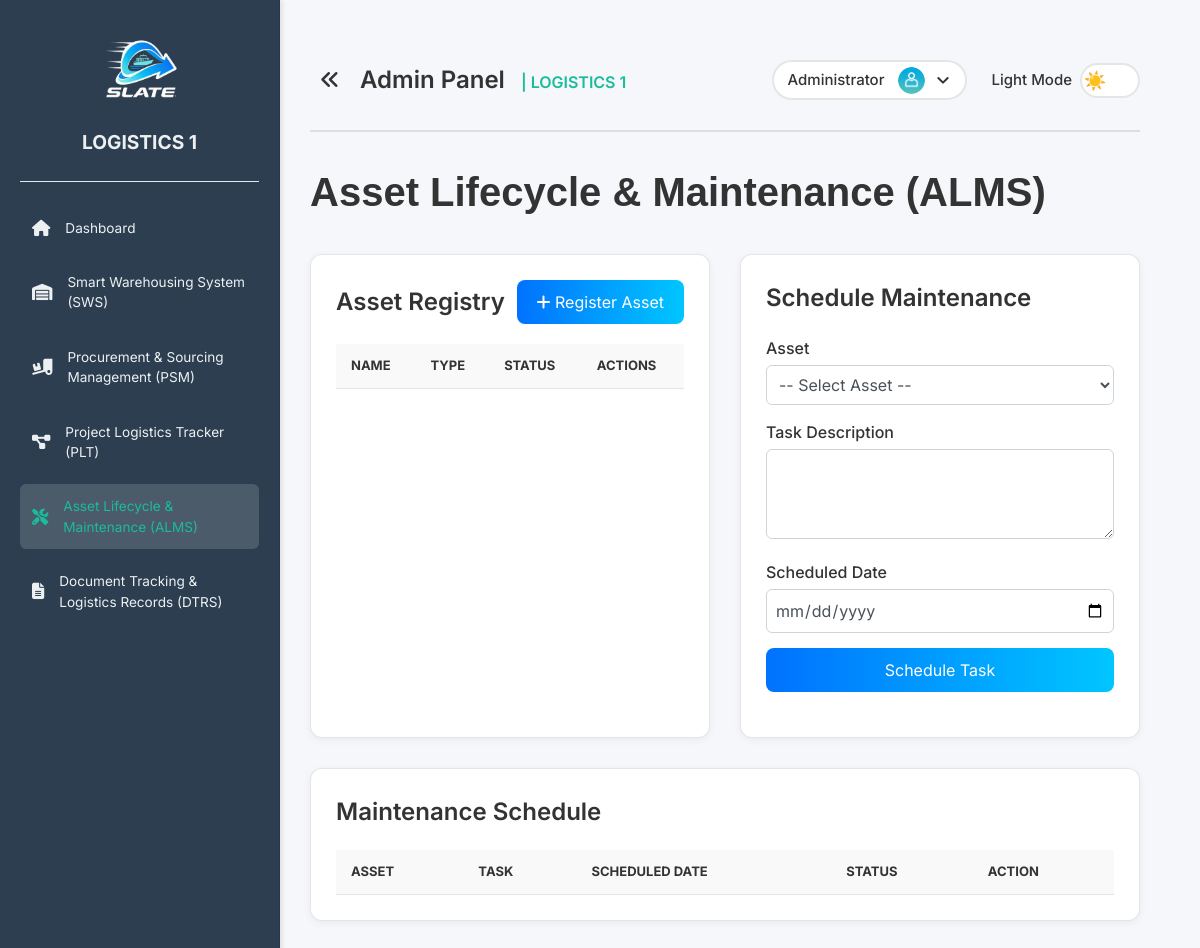
The app's page /pages/asset_lifecycle_maintenance.php (signed in), older data.
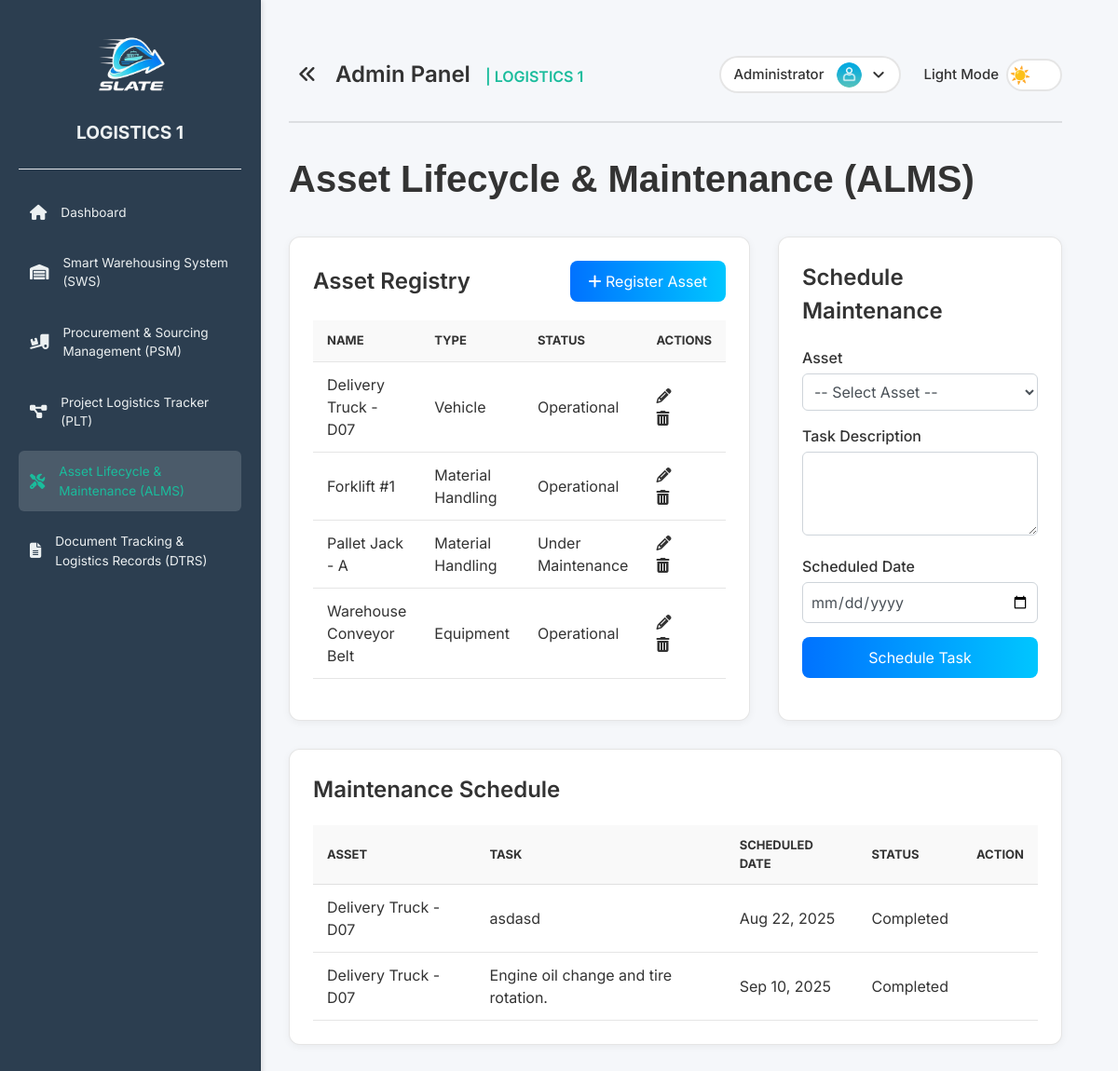
The same page, newer data.
### tables this page shows
CREATE TABLE `assets` (
  `id` int NOT NULL,
  `asset_name` varchar(255) NOT NULL,
  `asset_type` varchar(100) DEFAULT NULL,
  `purchase_date` date DEFAULT NULL,
  `status` varchar(50) DEFAULT 'Operational',
  `created_at` timestamp NULL DEFAULT CURRENT_TIMESTAMP
);

CREATE TABLE `maintenance_schedules` (
  `id` int NOT NULL,
  `asset_id` int NOT NULL,
  `task_description` text NOT NULL,
  `scheduled_date` date DEFAULT NULL,
  `status` varchar(50) DEFAULT 'Scheduled',
  `completed_date` date DEFAULT NULL
);

### includes/functions/asset.php (called while the page is built, shortened)
<?php
function getAllAssets() {
    $conn = getDbConnection();
    $result = $conn->query("SELECT * FROM assets ORDER BY asset_name ASC");
    $assets = $result ? $result->fetch_all(MYSQLI_ASSOC) : [];
    return $assets;
}
function getMaintenanceSchedules() {
    $conn = getDbConnection();
    $sql = "SELECT ms.id, a.asset_name, ms.task_description, ms.scheduled_date, ms.status
            FROM maintenance_schedules ms
            JOIN assets a ON ms.asset_id = a.id
            ORDER BY ms.scheduled_date ASC";
    $result = $conn->query($sql);
    $schedules = $result ? $result->fetch_all(MYSQLI_ASSOC) : [];
    return $schedules;
}
?>

### pages/asset_lifecycle_maintenance.php (the view, shortened to what this page needs)
<?php
require_once '../includes/functions/asset.php';
$assets = getAllAssets();
$schedules = getMaintenanceSchedules();
?>
<!DOCTYPE html>
<html lang="en">
<head>
  <link rel="stylesheet" href="../assets/css/styles.css">
  <link rel="stylesheet" href="../assets/css/sidebar.css">
</head>
<body>
  <div class="sidebar" id="sidebar"> <?php include '../partials/sidebar.php'; ?> </div>
  <div class="main-content-wrapper" id="mainContentWrapper">
    <div class="content" id="mainContent">
      <?php include '../partials/header.php'; ?>
      <h1 class="page-title" style="font-family: 'Inter Tight', sans-serif; font-weight: 600; font-size: 2.5rem; margin-bottom: 2rem;">Asset Lifecycle & Maintenance (ALMS)</h1>
      <div class="alms-grid">
        <div class="card">
          <div style="display: flex; justify-content: space-between; align-items: center;">
            <h2 class="card-title">Asset Registry</h2>
            <?php if ($_SESSION['role'] === 'admin' || $_SESSION['role'] === 'alms'): ?>
            <button type="button" class="btn-add" onclick="openCreateAssetModal()"><i class="fas fa-plus"></i> Register Asset</button>
            <?php endif; ?>
          </div>
          <table class="table">
            <thead><tr><th>Name</th><th>Type</th><th>Status</th><?php if ($_SESSION['role'] === 'admin' || $_SESSION['role'] === 'alms'): ?><th>Actions</th><?php endif; ?></tr></thead>
            <tbody>
              <?php foreach($assets as $asset): ?>
              <tr>
                <td><?php echo htmlspecialchars($asset['asset_name']); ?></td>
                <td><?php echo htmlspecialchars($asset['asset_type']); ?></td>
                <td><?php echo htmlspecialchars($asset['status']); ?></td>
                <?php if ($_SESSION['role'] === 'admin' || $_SESSION['role'] === 'alms'): ?>
                <td class="actions">
                  <a class="edit" onclick='openEditAssetModal(<?php echo json_encode($asset); ?>)'><i class="fas fa-pencil-alt"></i></a>
                  <a class="delete" onclick="confirmDeleteAsset(<?php echo $asset['id']; ?>)"><i class="fas fa-trash-alt"></i></a>
                </td>
                <?php endif; ?>
              </tr>
              <?php endforeach; ?>
            </tbody>
          </table>
        </div>
        <div class="card">
          <h2 class="card-title">Schedule Maintenance</h2>
          <form action="asset_lifecycle_maintenance.php" method="POST">
            <div class="form-group"><label>Asset</label><select name="asset_id_maint" required><option value="">-- Select Asset --</option></select></div>
            <div class="form-group"><label>Task Description</label><textarea name="task_description" rows="3" required></textarea></div>
            <div class="form-group"><label>Scheduled Date</label><input type="date" name="scheduled_date" required></div>
            <button type="submit" class="btn-add" style="width: 100%;">Schedule Task</button>
          </form>
        </div>
      </div>
      <div class="card" style="margin-top: 30px;">
        <h2 class="card-title">Maintenance Schedule</h2>
        <table class="table">
          <thead><tr><th>Asset</th><th>Task</th><th>Scheduled Date</th><th>Status</th><th>Action</th></tr></thead>
          <tbody>
            <?php foreach($schedules as $schedule): ?>
            <tr>
              <td><?php echo htmlspecialchars($schedule['asset_name']); ?></td>
              <td><?php echo htmlspecialchars($schedule['task_description']); ?></td>
              <td><?php echo date('M d, Y', strtotime($schedule['scheduled_date'])); ?></td>
              <td><?php echo htmlspecialchars($schedule['status']); ?></td>
              <td>
              </td>
            </tr>
            <?php endforeach; ?>
          </tbody>
        </table>
      </div>
    </div>
  </div>
</body>
</html>

### partials/sidebar.php (shortened to what this page needs)
<div class="sidebar" id="sidebar">
  <div class="logo">
    <img src="../assets/images/slate1.png" alt="SLATE Logo">
  </div>
  <div class="system-name">LOGISTICS 1</div>
  <br><hr class="border-t border-gray-200"><br>
  <a href="../pages/dashboard.php" class="sidebar-sub-item">
    <i class="fas fa-home sidebar-icon"></i> Dashboard
  </a>
  <?php if ($_SESSION['role'] === 'smart_warehousing' || $_SESSION['role'] === 'admin'): ?>
    <a href="../pages/smart_warehousing.php" class="sidebar-sub-item">
      <i class="fas fa-warehouse sidebar-icon"></i> Smart Warehousing System (SWS)
    </a>
  <?php endif; ?>
  <?php if ($_SESSION['role'] === 'procurement' || $_SESSION['role'] === 'admin'): ?>
    <a href="../pages/procurement_sourcing.php" class="sidebar-sub-item">
      <i class="fas fa-truck-loading sidebar-icon"></i> Procurement & Sourcing Management (PSM)
    </a>
  <?php endif; ?>
  <?php if ($_SESSION['role'] === 'plt' || $_SESSION['role'] === 'admin'): ?>
    <a href="../pages/project_logistics_tracker.php" class="sidebar-sub-item">
      <i class="fas fa-project-diagram sidebar-icon"></i> Project Logistics Tracker (PLT)
    </a>
  <?php endif; ?>
  <?php if ($_SESSION['role'] === 'alms' || $_SESSION['role'] === 'admin'): ?>
    <a href="../pages/asset_lifecycle_maintenance.php" class="sidebar-sub-item">
      <i class="fas fa-tools sidebar-icon"></i> Asset Lifecycle & Maintenance (ALMS)
    </a>
  <?php endif; ?>
  <?php if ($_SESSION['role'] === 'dtrs' || $_SESSION['role'] === 'admin'): ?>
    <a href="../pages/document_tracking_records.php" class="sidebar-sub-item">
      <i class="fas fa-file-alt sidebar-icon"></i> Document Tracking & Logistics Records (DTRS)
    </a>
  <?php endif; ?>
</div>

### partials/header.php (shortened to what this page needs)
<!DOCTYPE html>
<html lang="en">
<head>
  <link rel="stylesheet" href="../assets/css/styles.css">
  <link rel="stylesheet" href="../assets/css/sidebar.css">
  <link rel="stylesheet" href="https://cdnjs.cloudflare.com/ajax/libs/font-awesome/6.7.2/css/all.min.css">
  <script src="https://cdn.tailwindcss.com"></script>
</head>
<body>
  <div class="content" id="mainContent">
    <div class="header">
      <div class="hamburger" id="hamburger">
        <i class="fa-solid fa-angles-left close-icon" id="xmarkIcon"></i>
      </div>
      <div>
        <h1><?php echo ($_SESSION['role'] === 'admin') ? 'Admin Panel' : 'Staff Panel'; ?> <span class="system-title">| LOGISTICS 1</span></h1>
      </div>
        <div class="theme-toggle-container">
            <div class="admin-profile-dropdown">
                <div class="admin-profile flex items-center bg-[var(--card-bg)] rounded-full shadow-[inset_0_0_0_2px_var(--border-color)] p-2 pr-2" id="adminProfileToggle">
                    <span class="admin-name ml-2 mr-1 text-[var(--text-color)]"><?php echo ($_SESSION['role'] === 'admin') ? 'Administrator' : ucfirst($_SESSION['username'] ?? 'User'); ?></span>
                    <img src="../assets/images/admin.png" alt="Admin Avatar" class="admin-avatar h-7 w-7 rounded-full">
                    <svg class="w-4 h-4 text-[var(--text-color)] mr-2" fill="none" stroke="currentColor" viewBox="0 0 24 24" xmlns="http://www.w3.org/2000/svg">
                        <path stroke-linecap="round" stroke-linejoin="round" stroke-width="3" d="M19 9l-7 7-7-7"></path>
                    </svg>
                </div>
            </div>
            <span class="theme-label ml-4"></span>
            <label class="theme-switch">
                <span class="slider"></span>
            </label>
        </div>
    </div>
    <div class="header-line"></div>

### assets/css/styles.css (style rules this page uses)
* { margin: 0; padding: 0; box-sizing: border-box; font-family: 'Inter', sans-serif; }
:root { --bg-color: #f5f7fa; --text-color: #333333; --primary-color: #1abc9c; --accent-color: #00c6ff; --danger-color: #e74c3c; --sidebar-bg: #2c3e50; --sidebar-text: #ecf0f1; --card-bg: #ffffff; --card-border: rgba(0, 0, 0, 0.1); --input-bg: #ffffff; --input-border: #ced4da; --input-text: #495057; --border-color: rgba(0, 0, 0, 0.1); --primary-btn-bg: linear-gradient(to right, #0072ff, #00c6ff); --primary-btn-hover-bg: linear-gradient(to right, #0052cc, #009ee3); --cancel-btn-bg: #e0e0e0; }
body { height: 100vh; display: flex; background: var(--bg-color); color: var(--text-color); transition: background-color 0.5s ease, color 0.5s ease; }
.content { flex: 1; padding: 30px; }
.header { display: flex; justify-content: space-between; align-items: center; margin-bottom: 15px; padding-bottom: 15px; }
.header h1 { font-size: 24px; font-weight: 600; color: var(--text-color); }
.header .system-title { font-size: 16px; font-weight: 600; color: var(--primary-color); margin-left: 10px; }
.header-line { width: 100%; height: 2px; background-color: var(--border-color); margin-bottom: 30px; }
.hamburger { font-size: 20px; cursor: pointer; width: 40px; height: 40px; display: flex; align-items: center; justify-content: center; margin-right: 10px; border-radius: 50%; color: var(--text-color); transition: all 0.5s ease; position: relative; }
.hamburger .hamburger-icon, .hamburger .close-icon { position: absolute; transition: opacity 0.5s ease, transform 0.5s ease; }
.hamburger .close-icon { opacity: 0; transform: rotate(-90deg); }
body.sidebar-active .hamburger .close-icon { opacity: 1; transform: rotate(0deg); }
.admin-profile { display: flex; align-items: center; gap: 10px; cursor: pointer; height: 40px; }
.admin-avatar { width: 27px; height: 27px; object-fit: cover; }
.admin-name, .theme-label { font-size: 15px; font-weight: 500; color: var(--text-color); }
.admin-profile-dropdown { position: relative; display: inline-block; }
.theme-toggle-container { display: flex; align-items: center; margin-left: auto; gap: 8px; }
.theme-switch { position: relative; display: inline-block; width: 60px; height: 35px; }
.slider { position: absolute; cursor: pointer; top: 0; left: 0; right: 0; bottom: 0; background-color: var(--card-bg); box-shadow: inset 0 0 0 2px var(--border-color); transition: .4s; border-radius: 34px; }
.slider:before { position: absolute; content: "🌙"; height: 22px; width: 22px; left: 4px; bottom: 4px; transition: .4s; border-radius: 50%; }
.slider:before { content: '☀️'; display: flex; align-items: center; justify-content: center; font-size: 18px; top: 7px; color: #333; background-color: transparent; }

### assets/css/sidebar.css (style rules this page uses)
html.loaded body { visibility: visible !important; opacity: 1 !important; transition: opacity 0.2s ease-in-out; }
.sidebar { width: 280px; min-width: 250px; background: var(--sidebar-bg); color: var(--sidebar-text); padding: 20px; transition: all 0.5s ease; transform: translateX(0); position: fixed; top: 0; left: 0; height: 100vh; overflow-y: auto; overflow-x: hidden; box-shadow: 2px 0 5px rgba(0,0,0,0.1); border-right: 1px solid var(--border-color); z-index: 50; }
html.loaded .sidebar { opacity: 1; visibility: visible; }
.system-name { font-size: 1.2em; font-weight: bold; text-align: center; }
.logo { text-align: center; margin-bottom: 30px; }
.logo img { width: 100px; height: auto; display: block; margin: 0 auto; max-width: 100%; }
.sidebar a { display: flex; align-items: center; color: var(--sidebar-text); padding: 12px; font-size: 0.85em; margin-bottom: 10px; text-decoration: none; border-radius: 6px; transition: all 0.5s ease; white-space: normal; word-wrap: break-word; overflow: hidden; text-overflow: ellipsis; }
.sidebar-icon { margin-right: 15px; font-size: 1.2em; flex-shrink: 0; line-height: 1; color: var(--sidebar-text); }
.sidebar a.active { background: rgba(255, 255, 255, 0.15); color: var(--primary-color); }
.sidebar a.active .sidebar-icon { color: var(--primary-color); }
.sidebar-sub-item { padding-left: 30px; font-size: 0.95em; margin-bottom: 5px; }
.sidebar-sub-item.active { background: rgba(255, 255, 255, 0.15); color: var(--primary-color); }
.sidebar-sub-item.active .sidebar-icon { color: var(--primary-color); }
.main-content-wrapper { flex: 1; display: flex; flex-direction: column; overflow-y: auto; height: 100vh; margin-left: 250px; transition: margin-left 0.5s ease; }

Row changes from the older to the newer data that the page shows:
added assets: asset_name "Delivery Truck - D07", asset_type "Vehicle", status "Operational"
added assets: asset_name "Forklift #1", asset_type "Material Handling", status "Operational"
added assets: asset_name "Pallet Jack - A", asset_type "Material Handling", status "Under Maintenance"
added assets: asset_name "Warehouse Conveyor Belt", asset_type "Equipment", status "Operational"
added maintenance_schedules: asset.asset_name "Delivery Truck - D07", task_description "asdasd", scheduled_date "Aug 22, 2025", status "Completed"
added maintenance_schedules: asset.asset_name "Delivery Truck - D07", task_description "Engine oil change and tire rotation.", scheduled_date "Sep 10, 2025", status "Completed"
